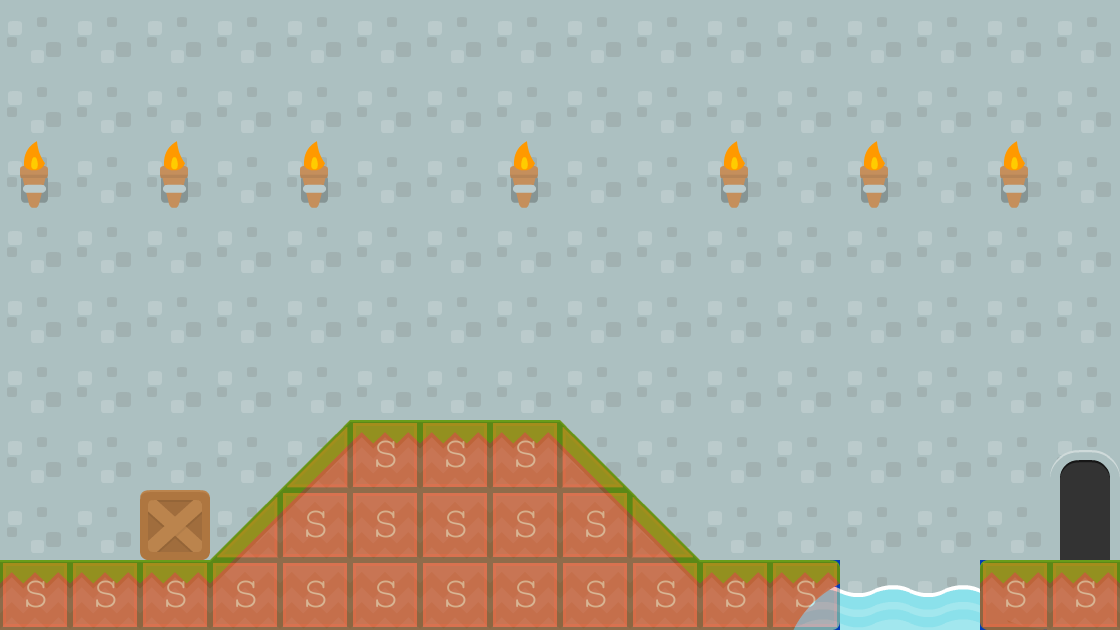

The image is a tile-based game level rendered from a .tmx file. Its description and source (layers, tilesets, objects; grid data summarised) follow:
An orthogonal 16x9 tile map with 70x70 px tiles, 5 tile layers (Tile Layer 5, background 2, background 1, collision, ...), 2 tilesets and 6 objects (2x Steroids, levelTrigger, CompleteJerk).

<map version="1.0" orientation="orthogonal" renderorder="right-down" width="16" height="9" tilewidth="70" tileheight="70" backgroundcolor="#0055ff">
 <tileset firstgid="1" name="background-tiles" tilewidth="70" tileheight="70">
  <image source="../../../Mario Files/data/img/background-tiles.png" width="910" height="910" />
 </tileset>
 <tileset firstgid="170" name="meta-tiles" tilewidth="70" tileheight="70">
  <image source="../../../Mario Files/data/img/meta-tiles.png" width="350" height="70" />
  <tile id="1">
   <properties>
    <property name="type" value="lslope" />
   </properties>
  </tile>
  <tile id="3">
   <properties>
    <property name="type" value="rslope" />
   </properties>
  </tile>
  <tile id="4">
   <properties>
    <property name="type" value="solid" />
   </properties>
  </tile>
 </tileset>
 <layer name="Tile Layer 5" width="16" height="9">
  <data>[144 cells, 1 non-empty, 1 distinct tile ids]</data>
 </layer>
 <layer name="background 2" width="16" height="9">
  <data>[144 cells, 144 non-empty, 3 distinct tile ids]</data>
 </layer>
 <layer name="background 1" width="16" height="9">
  <data>[144 cells, 41 non-empty, 13 distinct tile ids]</data>
 </layer>
 <layer name="collision" width="16" height="9" opacity="0.29">
  <properties>
   <property name="type" value="solid" />
  </properties>
  <data>[144 cells, 27 non-empty, 4 distinct tile ids]</data>
 </layer>
 <objectgroup name="trigger-entities">
  <object name="levelTrigger" x="1052" y="420" width="68" height="140">
   <properties>
    <property name="level" value="Josephlevel03" />
    <property name="xSpawn" value="0" />
    <property name="ySpawn" value="400" />
   </properties>
  </object>
 </objectgroup>
 <layer name="foreground" width="16" height="9">
  <data>[144 cells, 1 non-empty, 1 distinct tile ids]</data>
 </layer>
 <objectgroup name="EnemyEntities">
  <object x="630" y="352" height="16" />
  <object name="CompleteJerk" x="352" y="348" width="208" height="66" />
  <object x="980" y="492" width="16" />
 </objectgroup>
 <objectgroup name="CollectableEntities">
  <object name="Steroids" x="76" y="490" width="66" height="70" />
  <object name="Steroids" x="558" y="276" width="70" height="72" />
 </objectgroup>
</map>
